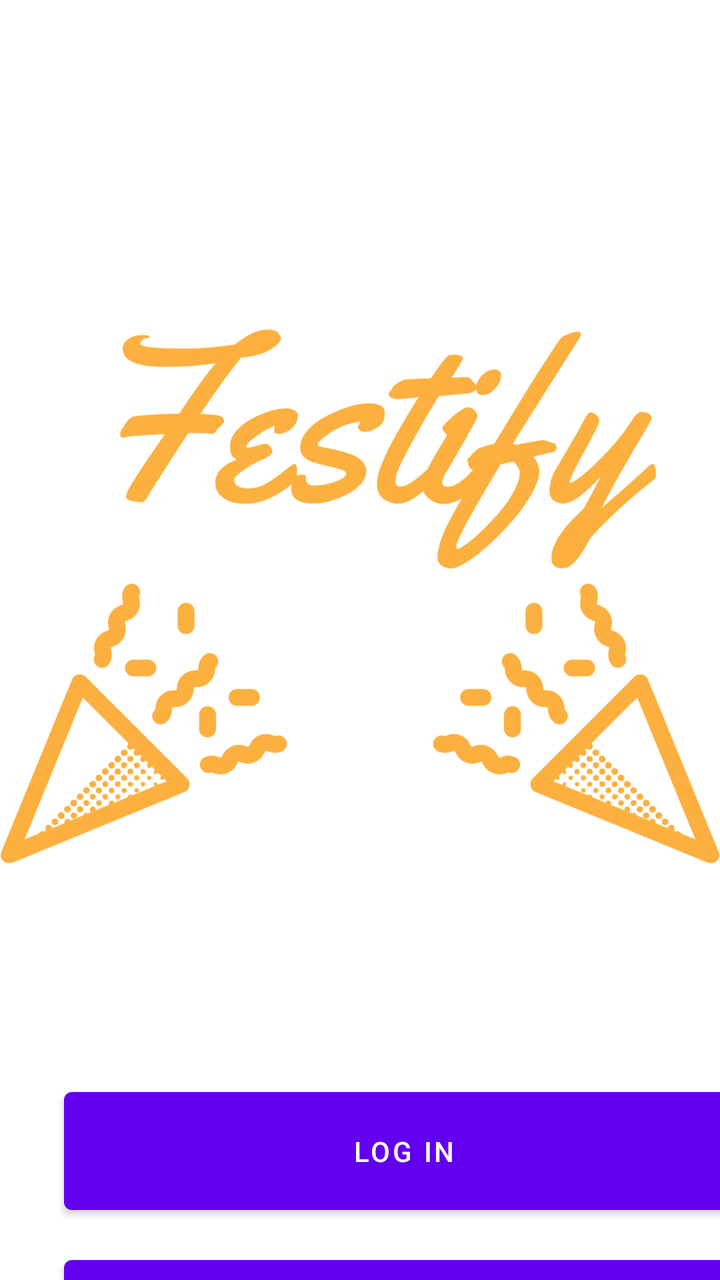
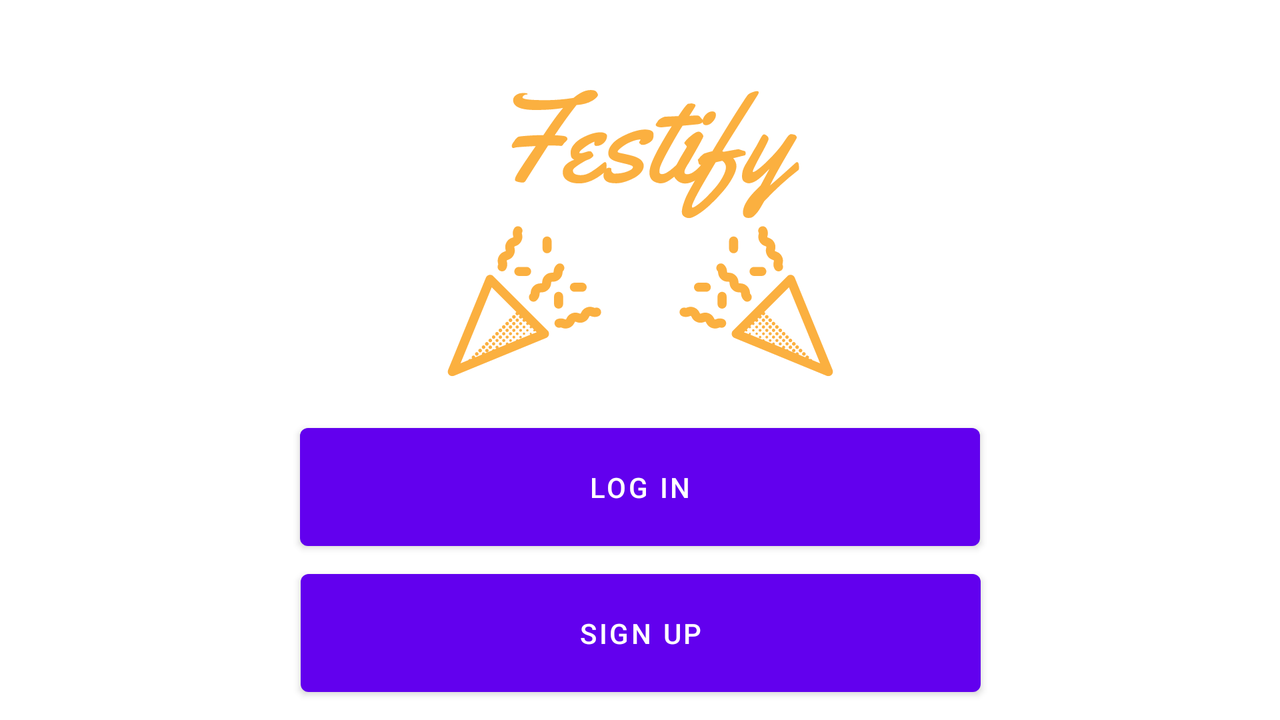

The same Android screen from two of the app's own layout files: first res/layout/ as a phone draws it, then the repository's variant for another configuration, drawn on a device whose configuration selects that folder. Both files follow.
<!-- AndroidManifest.xml: application theme Theme.Festify -->
<!-- res/layout/fragment_start.xml -->
<?xml version="1.0" encoding="utf-8"?>
<androidx.constraintlayout.widget.ConstraintLayout
    xmlns:android="http://schemas.android.com/apk/res/android"
    xmlns:app="http://schemas.android.com/apk/res-auto"
    xmlns:tools="http://schemas.android.com/tools"
    android:layout_width="match_parent"
    android:layout_height="match_parent"
    tools:context=".start">


    <ImageView
        android:layout_width="wrap_content"
        android:layout_height="wrap_content"
        android:src="@drawable/ic_logo_start"
        app:layout_constraintBottom_toTopOf="@+id/login_btn"
        app:layout_constraintEnd_toEndOf="parent"
        app:layout_constraintStart_toStartOf="parent"
        app:layout_constraintTop_toTopOf="parent" />

    <Button
        android:id="@+id/login_btn"
        android:layout_width="340dp"
        android:layout_height="71dp"
        android:layout_marginStart="32dp"
        android:layout_marginLeft="32dp"
        android:layout_marginTop="540dp"
        android:text="LOG IN"
        app:layout_constraintStart_toStartOf="parent"
        app:layout_constraintTop_toTopOf="parent" />

    <Button
        android:id="@+id/signup_btn"
        android:layout_width="340dp"
        android:layout_height="71dp"
        android:layout_marginStart="32dp"
        android:layout_marginLeft="32dp"
        android:layout_marginTop="624dp"
        android:text="SIGN UP"
        app:layout_constraintStart_toStartOf="parent"
        app:layout_constraintTop_toTopOf="parent" />
</androidx.constraintlayout.widget.ConstraintLayout>
<!-- resources referenced by this layout -->
<resources>
  <!-- drawable ic_logo_start: vector/xml drawable (drawable, 84623 chars, omitted) -->
  <style name="Theme.Festify" parent="Theme.MaterialComponents.DayNight.DarkActionBar">
          
          <item name="colorPrimary">@color/purple_500</item>
          <item name="colorPrimaryVariant">@color/purple_700</item>
          <item name="colorOnPrimary">@color/white</item>
          
          <item name="colorSecondary">@color/teal_200</item>
          <item name="colorSecondaryVariant">@color/teal_700</item>
          <item name="colorOnSecondary">@color/black</item>
          
          <item name="android:statusBarColor" tools:targetApi="l">?attr/colorPrimaryVariant</item>
          
      </style>
  <color name="purple_500">#FF6200EE</color>
  <color name="purple_700">#FF3700B3</color>
  <color name="white">#FFFFFFFF</color>
  <color name="teal_200">#FF03DAC5</color>
  <color name="teal_700">#FF018786</color>
  <color name="black">#FF000000</color>
</resources>
<!-- res/layout-land/fragment_start.xml (the repository's variant of the layout above) -->
<!-- drawn on the phone turned sideways -->
<?xml version="1.0" encoding="utf-8"?>
<androidx.constraintlayout.widget.ConstraintLayout xmlns:android="http://schemas.android.com/apk/res/android"
    xmlns:app="http://schemas.android.com/apk/res-auto"
    xmlns:tools="http://schemas.android.com/tools"
    android:layout_width="match_parent"
    android:layout_height="match_parent"
    tools:context=".start">


    <ImageView
        android:id="@+id/imageView2"
        android:layout_width="246dp"
        android:layout_height="193dp"
        android:layout_marginTop="5dp"
        android:src="@drawable/ic_logo_start"
        app:layout_constraintEnd_toEndOf="parent"
        app:layout_constraintStart_toStartOf="parent"
        app:layout_constraintTop_toTopOf="parent" />

    <Button
        android:id="@+id/login_btn"
        android:layout_width="340dp"
        android:layout_height="71dp"
        android:layout_marginTop="10dp"
        android:text="LOG IN"
        app:layout_constraintEnd_toEndOf="parent"
        app:layout_constraintStart_toStartOf="parent"
        app:layout_constraintTop_toBottomOf="@+id/imageView2" />

    <Button
        android:id="@+id/signup_btn"
        android:layout_width="340dp"
        android:layout_height="71dp"
        android:layout_marginTop="2dp"
        android:text="SIGN UP"
        app:layout_constraintBottom_toBottomOf="parent"
        app:layout_constraintEnd_toEndOf="parent"
        app:layout_constraintHorizontal_bias="0.501"
        app:layout_constraintStart_toStartOf="parent"
        app:layout_constraintTop_toBottomOf="@+id/login_btn"
        app:layout_constraintVertical_bias="0.0" />
</androidx.constraintlayout.widget.ConstraintLayout>
